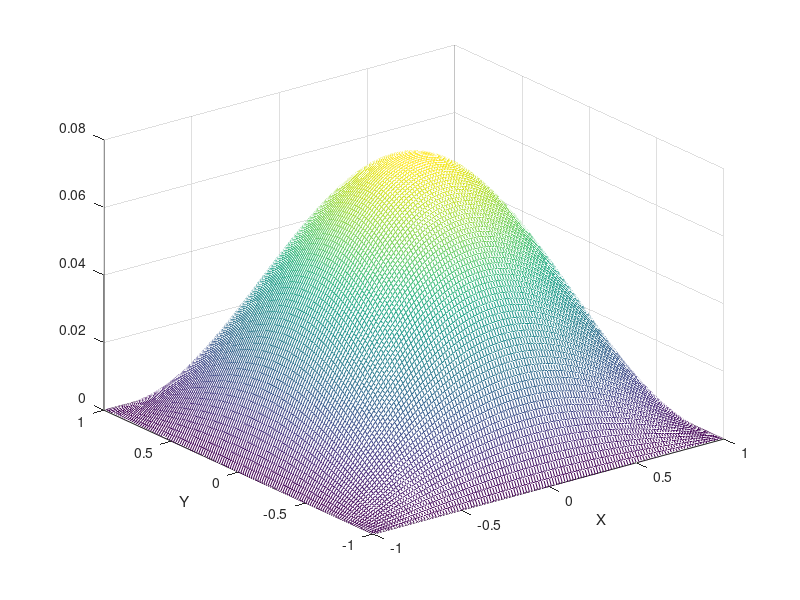

Here is the MATLAB script that generated this plot:
function test
%% Simulate and solve Poisson Equation on a 2D grid using Relaxation
% The equation to solve is: Laplacian(u) = f.
% Laplacian is discretized on a grid, and Jacobi iteration is used for solution.

clc
sz = 2.^[7 7]+1; % We use NDGRID convention (X is 1st, Y is 2nd)
[X, Y] = create_grid( linspace(-1, 1, sz(1)), linspace(-1, 1, sz(2)) );
[U, L] = create_sol(); % The ideal solution and its Laplacian.

% We actually solve the linear system: Av = f
[A, I] = create_laplacian(X, Y, sz);
V0 = U(X, Y); % The ideal solution (for boundary condition)
V = V0; % Initial guess.
V(I) = 0; % "Fill" the interior with initial guess
F = L(X, Y); % right hand side of the equation
V = jacobi(A, V, F, 10000);
mesh(X, Y, V0 - V); xlabel('X'); ylabel('Y'); 
save poisson_test

function [v] = jacobi(A, v, f, T)
%% Jacobi iteration:
% Av = (D+T)v = f
% Dv = f-Tv = (f - Av) + Dv
% v' = v + D^{-1} (f - Av)
d = diag(A);
I = find(d);
f = f(I); % Restrict RHS.
A = A(I, :); % Restric operator.
d = 1 ./ d(I); % Restrict the inverse.
for t = 1:T
    Av = A*v(:); % Apply A on v.
    r = f - Av; % Compute residual.
    dv = r .* d; % Compute an update.
    v(I) = v(I) + dv; % Update v's interior.
end

function [U, L] = create_sol()
%% Create solutions for the specific diff. eq. instance.
% - F is the function itself (for boundary conditions).
% - L is the Laplacian of F.
% It may be useful for solver's verification.
U = @(X, Y) 0*X+1;
L = @(X, Y) 0*X;

function [X, Y] = create_grid(x, y)
%% Create a grid specified by {X(k), Y(k)}.
% X, Y, I are 2D arrays, created by NDGRID, 
% so X is the 1st coordinate and Y is the 2nd!
[X, Y] = ndgrid(x, y);

function [A, I] = create_laplacian(X, Y, sz)
%% Laplacian discretization using sparse matrix
N = prod(sz);
K = true(sz);
if sz(1) > 1, K(1, :) = false; K(end, :) = false; end
if sz(2) > 1, K(:, 1) = false; K(:, end) = false; end
K = find(K); % Fill only interior points
stencil = [-1 1  0  0 0; ...
            0 0  0 -1 1];
stencil_size = size(stencil, 2);
A = spalloc(N, N, N * stencil_size); % Preallocate sparse matrix.
for k = K(:).'
    [i, j] = ind2sub(sz, k);
    i = i + stencil(1, :).';
    j = j + stencil(2, :).';
    m = sub2ind(sz, i, j);
    x = X(m);
    y = Y(m);    
    P = [ones(stencil_size, 1), x, y, x.*y, x.^2, y.^2] \ eye(stencil_size);
    P = sum(P(end-1:end, :)); % Laplacian coefficients.
    A(k, m) = P;
end
I = any(A, 2); % Marks interior points

